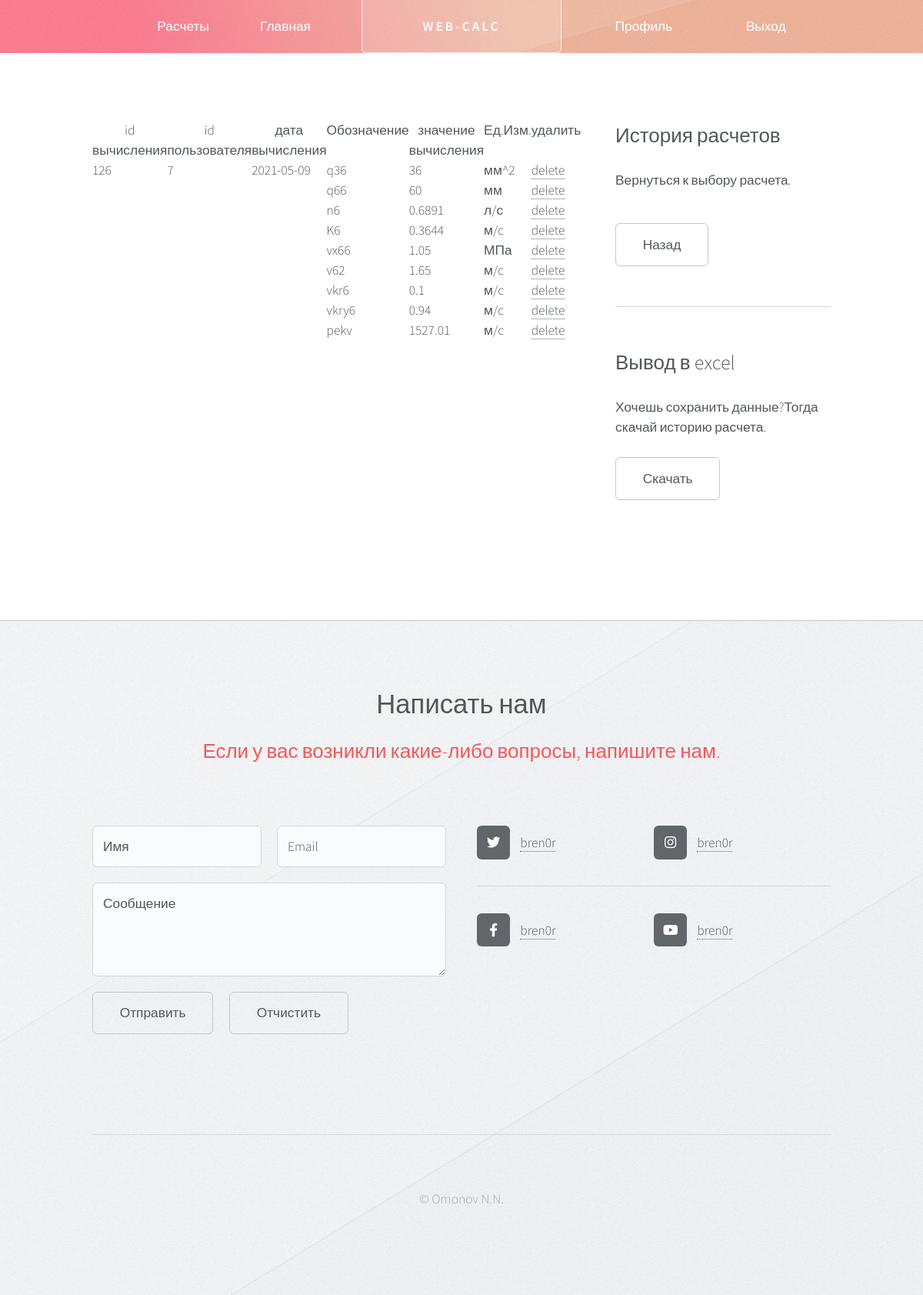
Screenshot of /history6.php with the database file from the repository.
### tables this page shows
CREATE TABLE `output6` (
  `calc_id` int(11) NOT NULL,
  `user_id` int(11) NOT NULL,
  `date` date NOT NULL,
  `output_name` varchar(255) NOT NULL,
  `data_type` varchar(255) NOT NULL,
  `discription` varchar(255) NOT NULL,
  `unit` varchar(255) NOT NULL,
  `value` double NOT NULL
);

### history6.php (the view, shortened to what this page needs)
<!DOCTYPE HTML>
<html>
	<head>
		<link rel="stylesheet" href="assets/css/main.css" />
	</head>
	<body class="right-sidebar is-preload">
		<div id="page-wrapper">
				<div id="header-wrapper">
					<div id="header" class="container">
							<h1 id="logo"><a href="index.html">Web-Calc</a></h1>
							<nav id="nav">
								<ul>
									<li>
										<a href="#">Расчеты</a>
									</li>
									<li><a href="main.php">Главная</a></li>
									<li class="break"><a href="profile.php">Профиль</a></li>
									<li><a href="vendor/logout.php">Выход</a></li>
								</ul>
							</nav>
					</div>
				</div>
				<div class="wrapper">
					<div class="container" id="main">
						<div class="row gtr-150">
							<div class="col-8 col-12-narrower">
									<article id="content">
										<header>
											<?php
				$az = 1;
					function showCalcTable($connect)
					{
						$result = mysqli_query($connect, "SELECT `calc_id`, `user_id`, `date`,`output_name`, `value`, `unit` FROM `output6`") or die(mysqli_error($connect));
						for ($data = []; $row = mysqli_fetch_assoc($result); $data[] = $row);
						print '<table class="tblca" border=1 cellspacing=0>
										<tr class="trinfo">
											<th>id вычисления </th>
											<th>id пользователя</th>
											<th>дата вычисления</th>
											<th>Обозначение</th>
											<th>значение вычисления</th>
											<th>Ед.Изм.</th>
											<th>удалить</th>
										</tr>';
						foreach ($data as $page)
						{
							print "<tr>";
							if ($az < 2){
								print "<td rowspan =99>{$page['calc_id']}</td>
								<td rowspan = '99'>{$page['user_id']}</td>
								<td rowspan = '99'>{$page['date']}</td>";
								$az = 3;}
										print "
										<td>{$page['output_name']}</td>
										<td>{$page['value']}</td>
										<td>{$page['unit']}</td>
										<td><a href=\"?delete={$page['calc_id']}\">delete</a></td>
									</tr>";
						}
						print '</table>';
					}
					showCalcTable($connect);
				?>
										</header>
									</article>
							</div>
							<div class="col-4 col-12-narrower">
									<section id="sidebar">
										<section>
											<header>
												<h3>История расчетов</h3>
											</header>
											<p>Вернуться к выбору расчета.</p>
											<ul class="actions">
												<li><a href="history.php" class="button">Назад</a></li>
											</ul>
										</section>
										<section>
											<header>
												<h3>Вывод в excel</h3>
											</header>
											<p>Хочешь сохранить данные?Тогда скачай историю расчета.</p>
											<form method="post" action="export6.php">
            								<input type="submit" name="export" class="btn" value="Скачать" />
											</form>
											</section>
									</section>
							</div>
						</div>
					</div>
				</div>
				<div id="footer-wrapper">
					<div id="footer" class="container">
						<header class="major">
							<h2>Написать нам</h2>
							<p>Если у вас возникли какие-либо вопросы, напишите нам.</p>
						</header>
						<div class="row">
							<section class="col-6 col-12-narrower">
								<form method="post" action="#">
									<div class="row gtr-50">
										<div class="col-6 col-12-mobile">
											<input name="name" placeholder="Имя" type="text" />
										</div>
										<div class="col-6 col-12-mobile">
											<input name="email" placeholder="Email" type="text" />
										</div>
										<div class="col-12">
											<textarea name="message" placeholder="Сообщение"></textarea>
										</div>
										<div class="col-12">
											<ul class="actions">
												<li><input type="submit" value="Отправить" /></li>
												<li><input type="reset" value="Отчистить" /></li>
											</ul>
										</div>
									</div>
								</form>
							</section>
							<section class="col-6 col-12-narrower">
								<div class="row gtr-0">
									<ul class="divided icons col-6 col-12-mobile">
										<li class="icon brands fa-twitter"><a href="#"><span class="extra">twitter.com/</span>bren0r</a></li>
										<li class="icon brands fa-facebook-f"><a href="#"><span class="extra">facebook.com/</span>bren0r</a></li>
									</ul>
									<ul class="divided icons col-6 col-12-mobile">
										<li class="icon brands fa-instagram"><a href="#"><span class="extra">instagram.com/</span>bren0r</a></li>
										<li class="icon brands fa-youtube"><a href="#"><span class="extra">youtube.com/</span>bren0r</a></li>
									</ul>
								</div>
							</section>
						</div>
					</div>
					<div id="copyright" class="container">
						<ul class="menu">
							<li>&copy; Omonov N.N.</li>
						</ul>
					</div>
				</div>
		</div>
	</body>
</html>

### rows the page displays
output6: calc "126", user "7", date "2021-05-09", output_name "q36", value "36", unit "мм^2"
output6: output_name "q66", value "60", unit "мм"
output6: output_name "n6", value "0.6891", unit "л/с"
output6: output_name "K6", value "0.3644", unit "м/c"
output6: output_name "vx66", value "1.05", unit "МПа"
output6: output_name "v62", value "1.65", unit "м/c"
output6: output_name "vkr6", value "0.1", unit "м/c"
output6: output_name "vkry6", value "0.94", unit "м/c"
output6: output_name "pekv", value "1527.01", unit "м/c"
